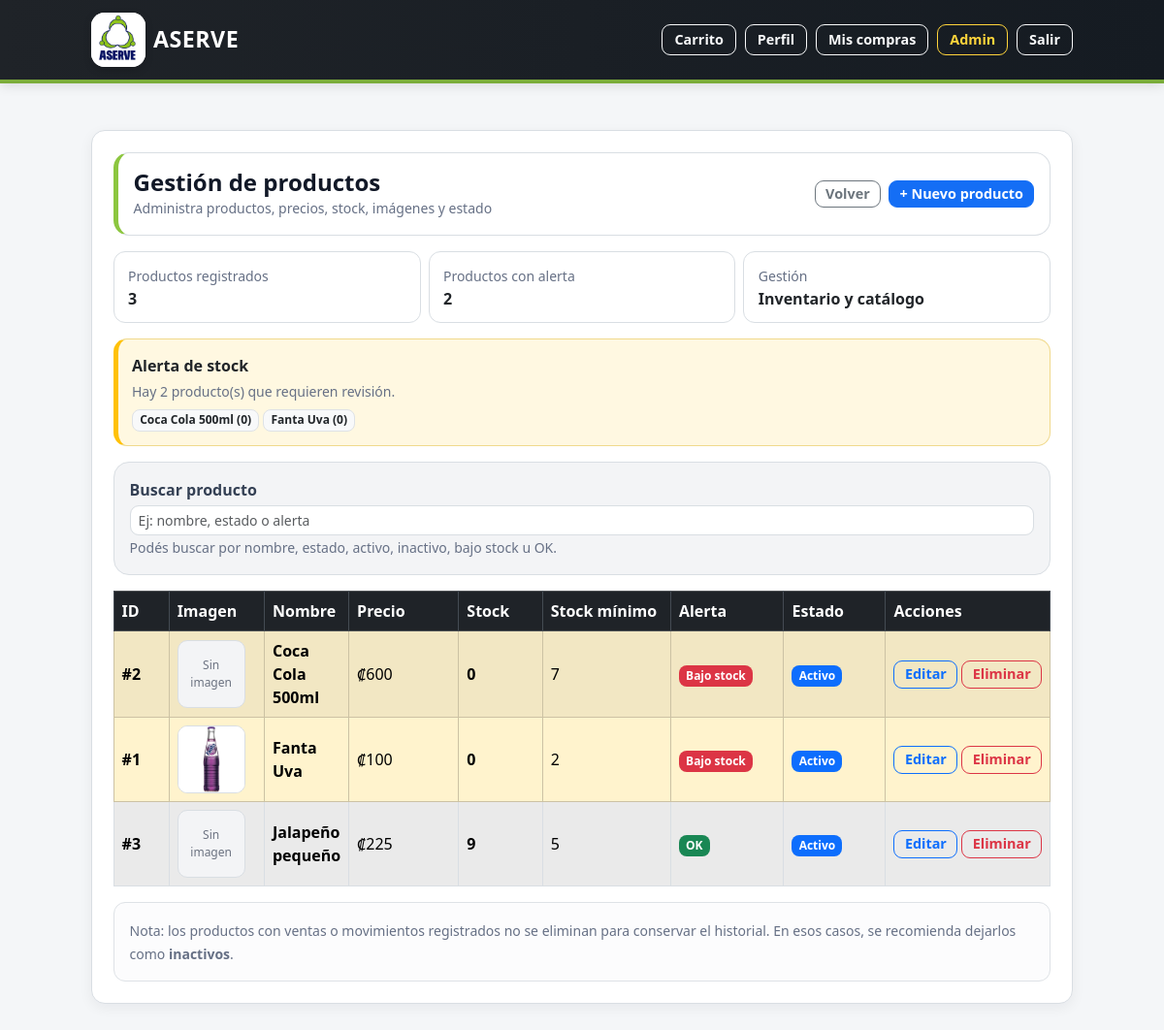
/admin/products (signed in), run on an earlier commit of the app's database.
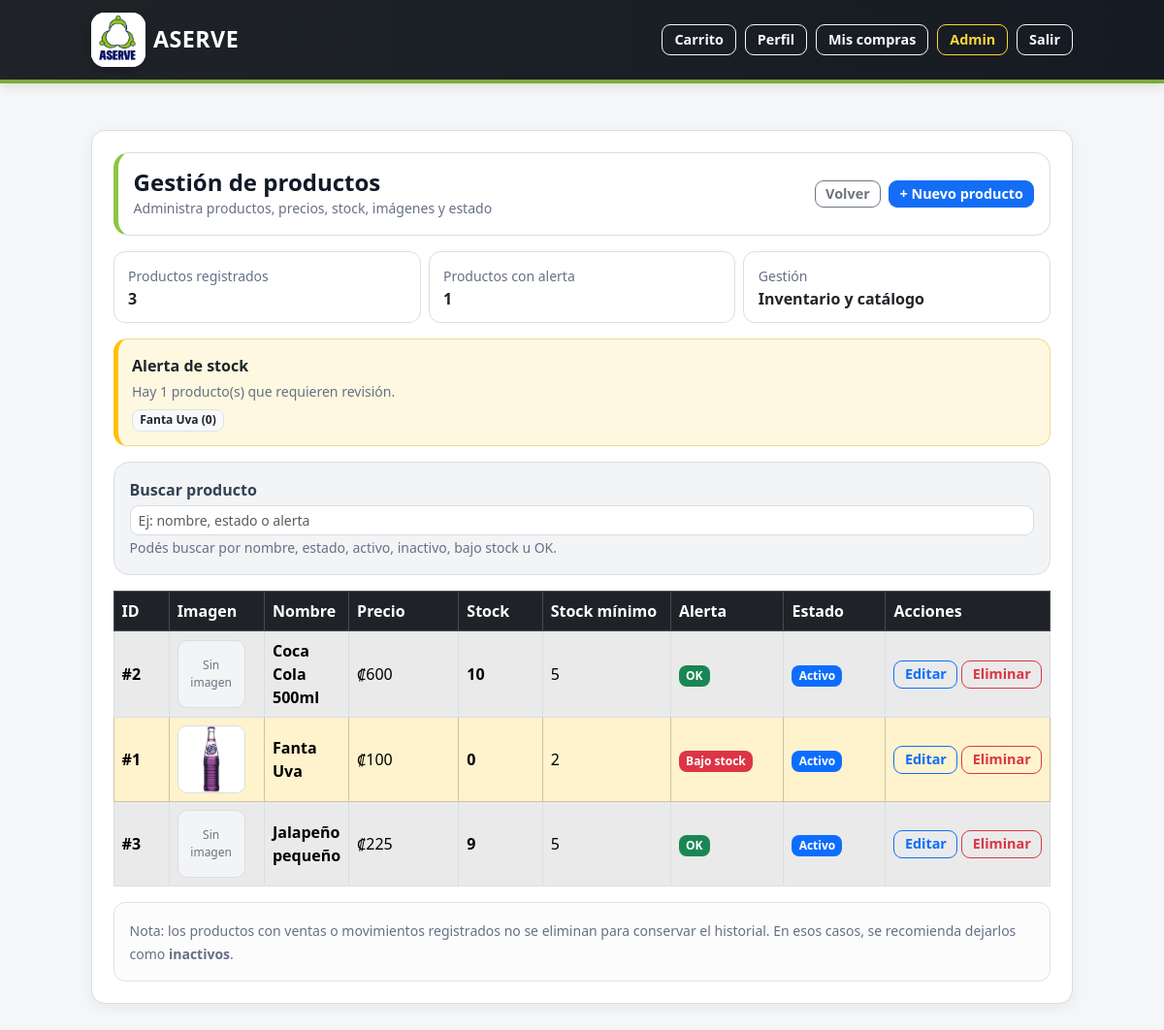
And on a later commit of the database.
### tables this page shows
CREATE TABLE products (
    id INTEGER PRIMARY KEY AUTOINCREMENT,
    nombre TEXT NOT NULL,
    precio REAL NOT NULL CHECK (precio >= 0),
    stock INTEGER NOT NULL DEFAULT 0 CHECK (stock >= 0),
    stock_minimo INTEGER NOT NULL DEFAULT 0 CHECK (stock_minimo >= 0),
    image_filename TEXT,
    activo INTEGER NOT NULL DEFAULT 1 CHECK (activo IN (0, 1))
);

### app.py (the view)
@app.route("/admin/products")
def admin_products():
    if "user_id" not in session or session.get("rol") != "admin":
        return redirect(url_for("login"))
    db = get_db()
    productos = db.execute("""
        SELECT id, nombre, precio, stock, stock_minimo, activo, image_filename
        FROM products
        ORDER BY nombre ASC
    """).fetchall()
    bajos = [
        p for p in productos
        if int(p["activo"]) == 1
        and int(p["stock_minimo"] or 0) > 0
        and int(p["stock"] or 0) <= int(p["stock_minimo"] or 0)
    ]
    return render_template("admin_products.html", productos=productos, bajos=bajos)

### app.py (called while the page is built)
@app.template_filter("crc")
def format_crc(value):
    try:
        return f"₡{float(value):,.0f}"
    except (TypeError, ValueError):
        return "₡0"

def get_db():
    if "db" not in g:
        db_folder = os.path.dirname(app.config["DATABASE"])
        os.makedirs(db_folder, exist_ok=True)
        g.db = sqlite3.connect(app.config["DATABASE"])
        g.db.row_factory = sqlite3.Row
    return g.db

@app.before_request
def proteger_password_temporal():
    if "user_id" not in session:
        return None
    rutas_permitidas = {
        "cambiar_password_temporal",
        "logout",
        "static"
    }
    if request.endpoint in rutas_permitidas:
        return None
    if session.get("password_temporal") == 1:
        flash("Debes cambiar tu contraseña temporal antes de continuar.", "warning")
        return redirect(url_for("cambiar_password_temporal"))
    return None

### templates/admin_products.html (shortened to what the changed rows need)
{% extends "base.html" %}
{% block content %}
<div class="card shadow-sm">
  <div class="card-body">
    <div class="row g-2 mb-3">
      <div class="col-12 col-md-4">
        <div class="admin-products-summary-box">
          <small class="text-muted">Productos con alerta</small>
          <div class="fw-bold">
            {{ bajos|length }}
          </div>
        </div>
      </div>
    </div>
    {% if bajos and bajos|length > 0 %}
      <div class="admin-products-alert mb-3">
        <div class="fw-semibold mb-1">
          Alerta de stock
        </div>
        <small class="text-muted d-block mb-2">
          Hay {{ bajos|length }} producto(s) que requieren revisión.
        </small>
        <div class="d-flex flex-wrap gap-1">
          {% for b in bajos %}
            <span class="badge bg-light text-dark border">
              {{ b.nombre }} ({{ b.stock }})
            </span>
          {% endfor %}
        </div>
      </div>
    {% endif %}
    <div class="table-responsive d-none d-md-block">
      <table class="table table-bordered table-striped align-middle mb-0">
        <thead class="table-dark">
          <tr>
            <th style="width: 60px;">ID</th>
            <th style="width: 100px;">Imagen</th>
            <th>Nombre</th>
            <th style="width: 120px;">Precio</th>
            <th style="width: 90px;">Stock</th>
            <th style="width: 140px;">Stock mínimo</th>
            <th style="width: 120px;">Alerta</th>
            <th style="width: 110px;">Estado</th>
            <th style="width: 180px;">Acciones</th>
          </tr>
        </thead>
        <tbody>
          {% for p in productos %}
          {% set bajo = (p.activo == 1 and p.stock_minimo > 0 and p.stock <= p.stock_minimo) %}
          {% set estado_texto = "activo" if p.activo == 1 else "inactivo" %}
          {% set alerta_texto = "bajo stock" if bajo else "ok" %}
          <tr
            class="{% if bajo %}table-warning{% endif %} product-admin-item"
            data-search="{{ p.nombre|lower }} {{ estado_texto }} {{ alerta_texto }}">
            <td>
              <b>#{{ p.id }}</b>
            </td>
            <td>
              {% if p.image_filename %}
                <img
                  src="{{ url_for('static', filename='uploads/' ~ p.image_filename) }}"
                  alt="Imagen de {{ p.nombre }}"
                  class="admin-product-img"
                >
              {% else %}
                <div class="admin-product-empty-img">
                  <span>Sin imagen</span>
                </div>
              {% endif %}
            </td>
            <td>
              <div class="fw-semibold">
                {{ p.nombre }}
              </div>
            </td>
            <td>
              {{ p.precio|crc }}
            </td>
            <td>
              <b>{{ p.stock }}</b>
            </td>
            <td>
              {{ p.stock_minimo }}
            </td>
            <td>
              {% if bajo %}
                <span class="badge bg-danger">Bajo stock</span>
              {% else %}
                <span class="badge bg-success">OK</span>
              {% endif %}
            </td>
            <td>
              {% if p.activo == 1 %}
                <span class="badge bg-primary">Activo</span>
              {% else %}
                <span class="badge bg-secondary">Inactivo</span>
              {% endif %}
            </td>
            <td>
              <div class="d-flex flex-wrap gap-1">
                <a class="btn btn-outline-primary btn-sm"
                   href="{{ url_for('admin_product_edit', product_id=p.id) }}">
                  Editar
                </a>
                <form
                  method="POST"
                  action="{{ url_for('admin_product_delete', product_id=p.id) }}"
                  onsubmit="return confirm('¿Seguro que deseas eliminar este producto? Solo se eliminará si no tiene historial de ventas o movimientos.');">
                  <button type="submit" class="btn btn-outline-danger btn-sm">
                    Eliminar
                  </button>
                </form>
              </div>
            </td>
          </tr>
          {% else %}
          <tr>
            <td colspan="9" class="text-center text-muted py-4">
              No hay productos registrados.
            </td>
          </tr>
          {% endfor %}
        </tbody>
      </table>
    </div>
  </div>
</div>
{% endblock %}

What changed in the data, as far as the page shows it:
no longer on one of the page's lists (row edited): products: nombre "Coca Cola 500ml", stock "0"
changed products "Coca Cola 500ml": stock "0" → "10"; stock_minimo "7" → "5"; text "Bajo stock" → "OK"
Also different on the page:
{{ bajos|length }}: "2" → "1"
